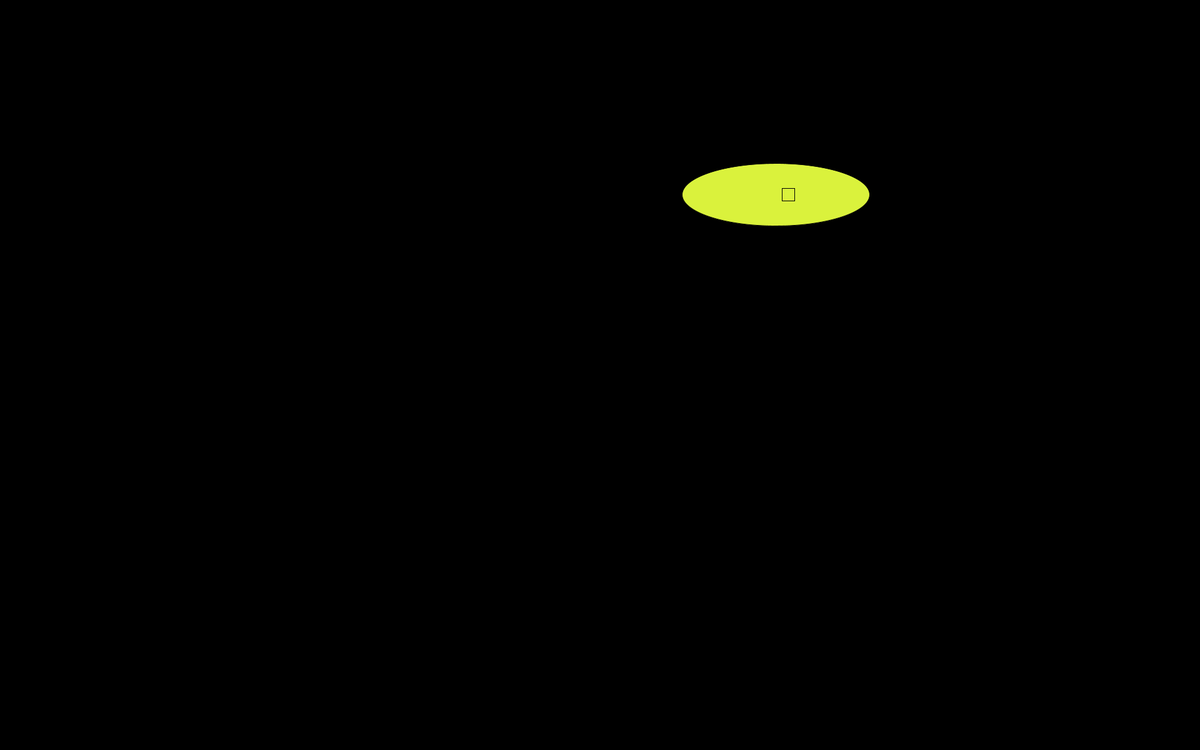
Frame 1 (no input)
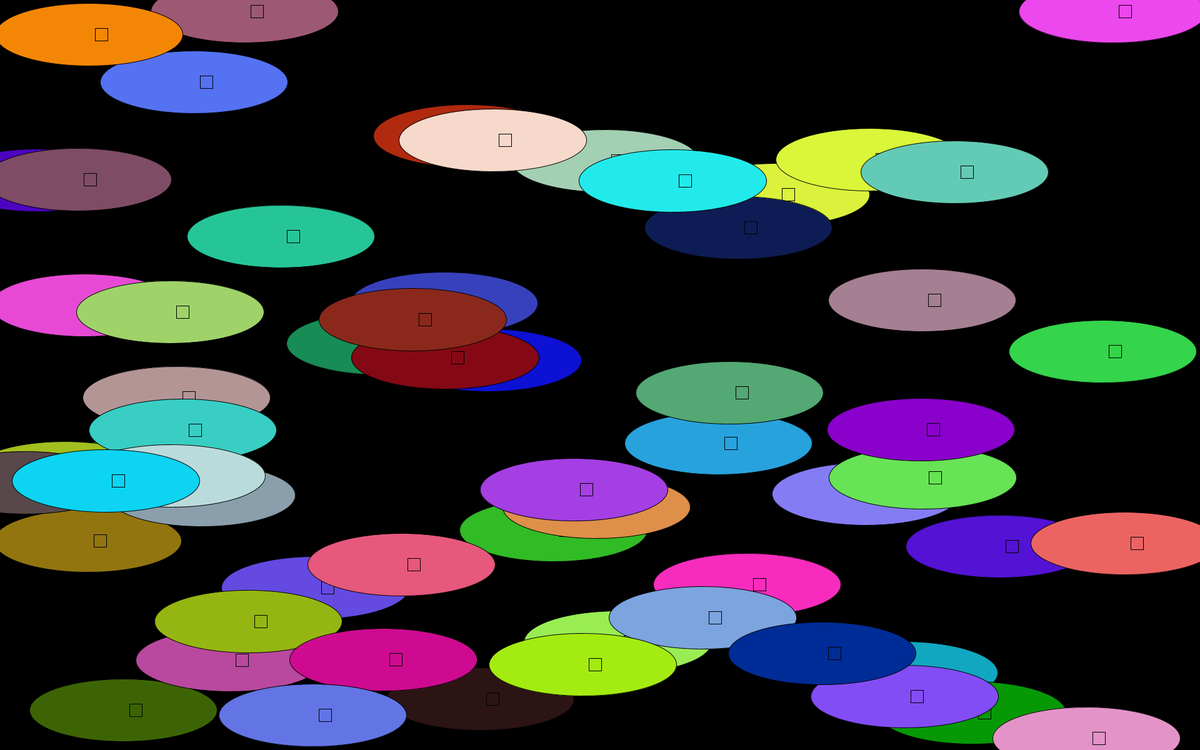
Frame 60 (the mouse pressed at the canvas centre just before this capture)
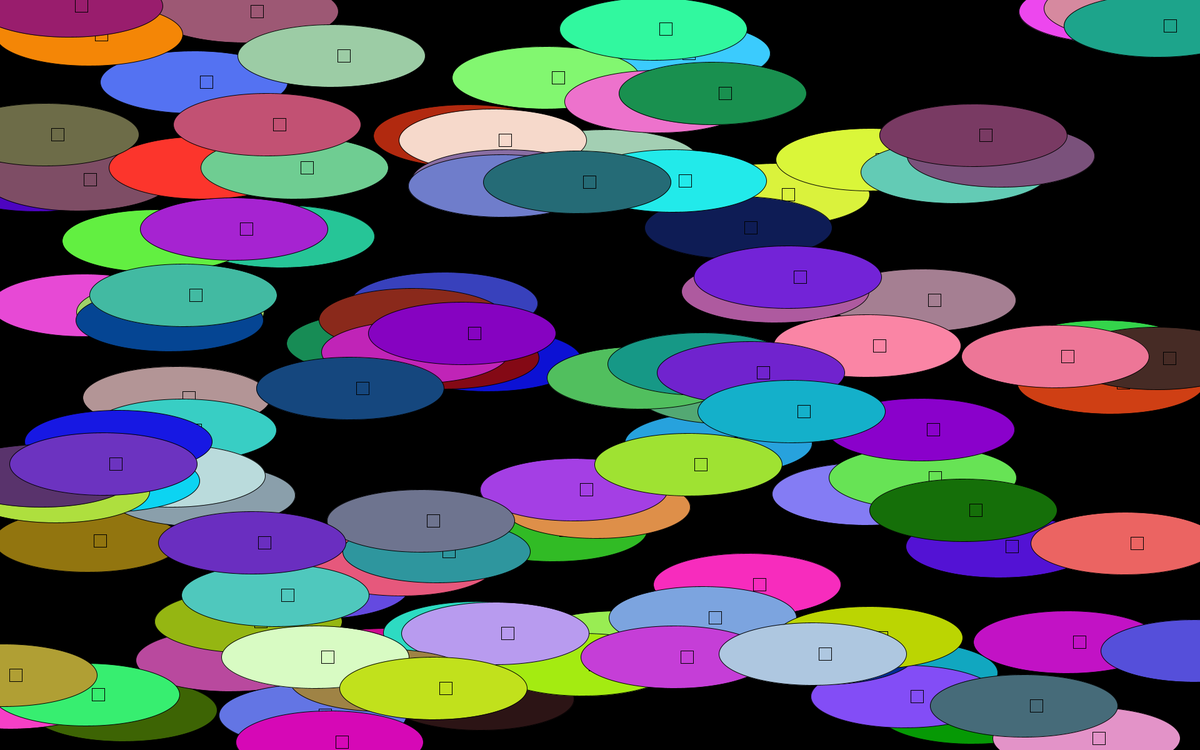
Frame 120 (the mouse held since frame 60 and released just before this capture)

The Processing sketch that drew these frames (run headless with seeded random() and noise(); from frame 60 on, the mouse is pressed at the canvas centre):

// Processing sketch: sketch_randomcircles
// ── sketch_randomcircles.pde
void setup (){

  size (1920,1200);
  background (0);
}

void draw() {
  
  float x = random(width);
  float y = random(height);
  
  float red = random(255);
  float orange = random(255);
  float green = random(255);
 
  
 fill(green, red, orange);
 ellipse(x, y, 300, 100);
 rect(x+10, y-10, 20, 20);
}
